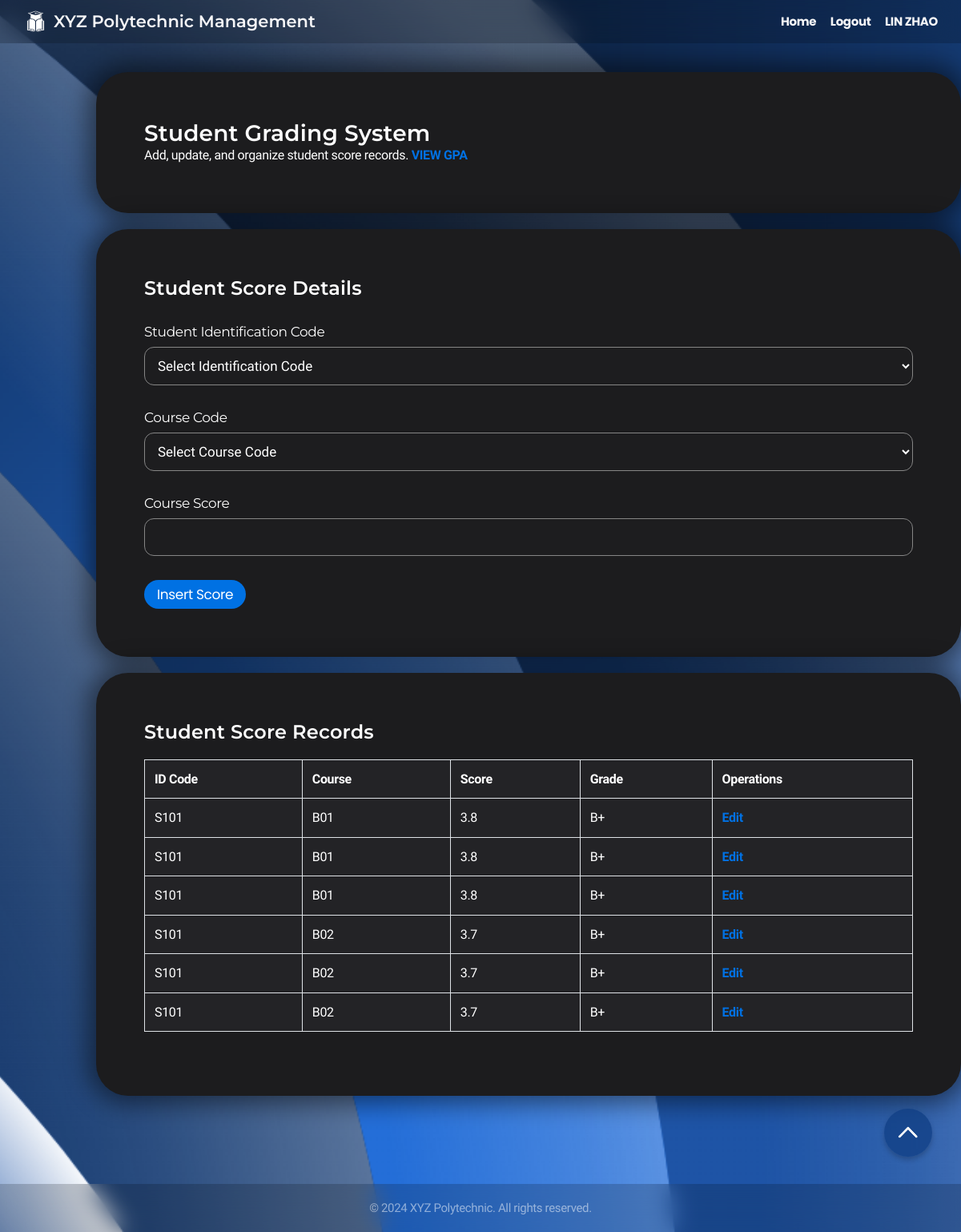
Page /CRUD4/faculty_score.php (signed in) on the earlier database version.
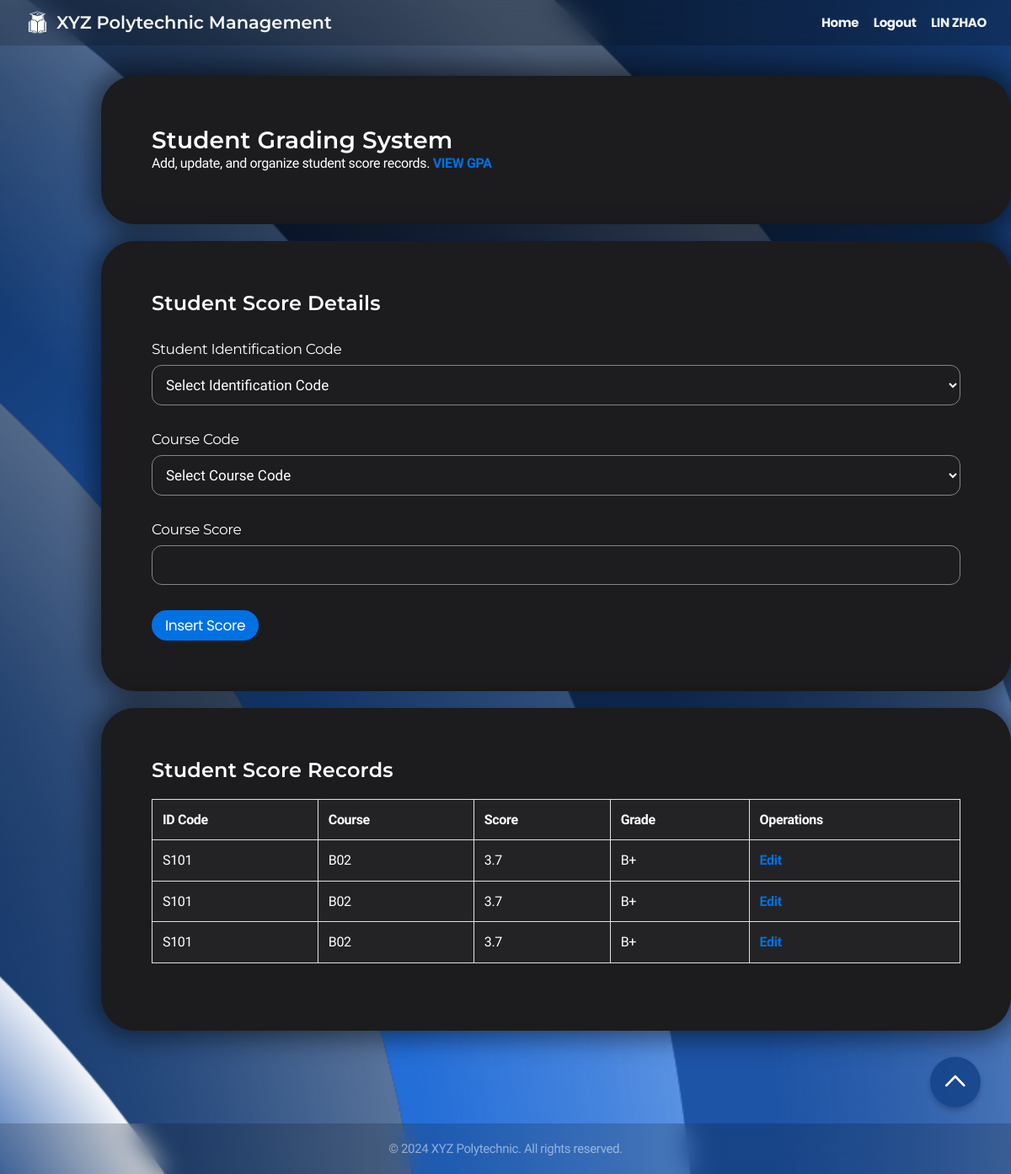
Same page on the later database version.
### tables this page shows
CREATE TABLE `semester_gpa_to_course_code` (
  `grade_id` int(4) NOT NULL,
  `identification_code` varchar(4) NOT NULL,
  `course_code` varchar(3) NOT NULL,
  `course_score` decimal(2,1) NOT NULL,
  `grade` varchar(2) NOT NULL
);

### CRUD4/faculty_score.php (the view, shortened to what this page needs)
<?php
$connect = mysqli_connect("localhost", "root", "", "xyz polytechnic");
$faculty_id = $_SESSION['session_identification_code'] ?? '';
$school_code = '';
if ($faculty_id) {
    $school_query = $connect->prepare("SELECT school_code FROM faculty WHERE faculty_identification_code = ?");
    $school_query->bind_param('s', $faculty_id);
    $school_query->execute();
    $school_query->bind_result($school_code);
}
$full_name = isset($_SESSION['session_full_name']) ? $_SESSION['session_full_name'] : "";
?>
<!DOCTYPE html>
<html lang="en">
<head>
    <link rel="stylesheet" href=" ../styles.css">
</head>
<body>
    <div class="navbar">
        <div class="navbar-brand">
            <img src=" ../logo.png" alt="XYZ Polytechnic Logo" class="school-logo">
            <h1>XYZ Polytechnic Management</h1>
        </div>
        <nav>
            <a href=" ../faculty_dashboard.php">Home</a>
            <a href=" ../logout.php">Logout</a>
            <a><?php echo htmlspecialchars($full_name); ?></a>
        </nav>
    </div>
    <div class="container">
        <div class="card">
            <h2>Student Grading System</h2>
            <p>Add, update, and organize student score records. <a href="faculty_gpa.php">VIEW GPA</a></p>
        </div>
        <div class="card">
            <h3>Student Score Details</h3>
            <form method="post" action="faculty_score.php">
                <div class="form-group">
                    <label class="label" for="identification_code">Student Identification Code</label>
                    <select name="identification_code" required>
                        <option value="">Select Identification Code</option>
                    </select>
                </div>
                <div class="form-group">
                    <label class="label" for="course_code">Course Code</label>
                    <select name="course_code" required>
                        <option value="">Select Course Code</option>
                    </select>
                </div>
                <div class="form-group">
                    <label class="label" for="course_score">Course Score</label>
                    <td><input type="text" name="course_score" value="<?php echo isset($_POST['course_score']) ? htmlspecialchars($_POST['course_score'], ENT_QUOTES, 'UTF-8') : ''; ?>" required/>
                </div>
                <button type="submit" name="insert_button">Insert Score</button>
            </form>
        </div>
        <div class="card">
            <h3>Student Score Records</h3>
            <button id="scrollToTop" class="button" onclick="scroll_to_top()"><img src=" ../scroll_up.png" alt="Scroll to top"></button>
            <?php
            $query = $connect->prepare("
                SELECT sg.*
                FROM semester_gpa_to_course_code sg
                JOIN student s ON sg.identification_code = s.identification_code
                JOIN diploma d ON s.diploma_code = d.diploma_code
                WHERE d.school_code = ?
            ");
            $query->bind_param('s', $school_code);
            $query->execute();
            $result = $query->get_result();
            echo '<table border="1" bgcolor="white" align="center">';
            echo '<tr><th>ID Code</th><th>Course</th><th>Score</th><th>Grade</th><th colspan="2">Operations</th></tr>';
            while ($row = $result->fetch_assoc()) {
                echo '<tr>';
                echo "<td>" . htmlspecialchars($row['identification_code']) . "</td>";
                echo "<td>" . htmlspecialchars($row['course_code']) . "</td>";
                echo "<td>" . htmlspecialchars($row['course_score']) . "</td>";
                echo "<td>" . htmlspecialchars($row['grade']) . "</td>";
                echo "<td><a href='faculty_edit.php?operation=edit&id=" . $row['grade_id'] . "'>Edit</a></td>";
                echo '</tr>';
            }
            echo '</table>';
            ?>
        </div>
    </div>
    <footer class="footer">
        <p>&copy; 2024 XYZ Polytechnic. All rights reserved.</p>
    </footer>
</body>
</html>

Differences in the rows shown:
removed semester_gpa_to_course_code: identification_code "S101", course_code "B01", course_score "3.8", grade "B+"
